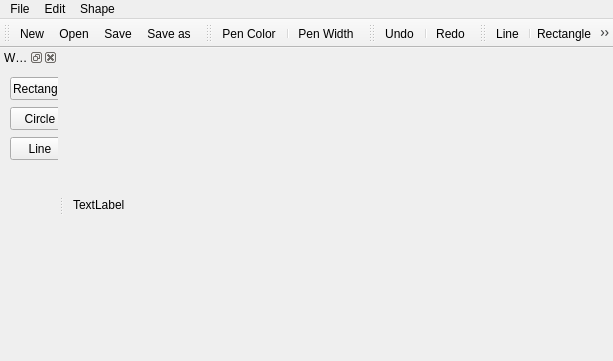
<?xml version="1.0" encoding="UTF-8"?>
<ui version="4.0">
 <class>MainWindow</class>
 <widget class="QMainWindow" name="MainWindow">
  <property name="geometry">
   <rect>
    <x>0</x>
    <y>0</y>
    <width>613</width>
    <height>361</height>
   </rect>
  </property>
  <property name="windowTitle">
   <string>MainWindow</string>
  </property>
  <widget class="QWidget" name="centralwidget">
   <layout class="QHBoxLayout" name="horizontalLayout">
    <item>
     <widget class="QLabel" name="label">
      <property name="text">
       <string>TextLabel</string>
      </property>
     </widget>
    </item>
   </layout>
  </widget>
  <widget class="QMenuBar" name="menuBar">
   <property name="geometry">
    <rect>
     <x>0</x>
     <y>0</y>
     <width>613</width>
     <height>21</height>
    </rect>
   </property>
   <widget class="QMenu" name="menuFile">
    <property name="title">
     <string>File</string>
    </property>
    <addaction name="actionNew"/>
    <addaction name="actionOpen"/>
    <addaction name="separator"/>
    <addaction name="actionSave"/>
    <addaction name="actionSave_as"/>
   </widget>
   <widget class="QMenu" name="menuEdit">
    <property name="title">
     <string>Edit</string>
    </property>
    <addaction name="actionPen_Color"/>
    <addaction name="actionPen_Width"/>
    <addaction name="separator"/>
    <addaction name="actionCut"/>
    <addaction name="actionCopy"/>
    <addaction name="actionPate"/>
    <addaction name="separator"/>
    <addaction name="actionUndo"/>
    <addaction name="actionRedo"/>
   </widget>
   <widget class="QMenu" name="menuShape">
    <property name="title">
     <string>Shape</string>
    </property>
    <addaction name="actionLine"/>
    <addaction name="actionRectangle"/>
    <addaction name="actionOval"/>
   </widget>
   <addaction name="menuFile"/>
   <addaction name="menuEdit"/>
   <addaction name="menuShape"/>
  </widget>
  <widget class="QToolBar" name="toolBar">
   <property name="windowTitle">
    <string>toolBar</string>
   </property>
   <attribute name="toolBarArea">
    <enum>TopToolBarArea</enum>
   </attribute>
   <attribute name="toolBarBreak">
    <bool>false</bool>
   </attribute>
   <addaction name="actionNew"/>
   <addaction name="actionOpen"/>
   <addaction name="actionSave"/>
   <addaction name="actionSave_as"/>
  </widget>
  <widget class="QToolBar" name="toolBar_2">
   <property name="windowTitle">
    <string>toolBar_2</string>
   </property>
   <attribute name="toolBarArea">
    <enum>TopToolBarArea</enum>
   </attribute>
   <attribute name="toolBarBreak">
    <bool>false</bool>
   </attribute>
   <addaction name="actionPen_Color"/>
   <addaction name="separator"/>
   <addaction name="actionPen_Width"/>
  </widget>
  <widget class="QToolBar" name="toolBar_3">
   <property name="windowTitle">
    <string>toolBar_3</string>
   </property>
   <attribute name="toolBarArea">
    <enum>TopToolBarArea</enum>
   </attribute>
   <attribute name="toolBarBreak">
    <bool>false</bool>
   </attribute>
   <addaction name="actionUndo"/>
   <addaction name="separator"/>
   <addaction name="actionRedo"/>
  </widget>
  <widget class="QToolBar" name="toolBar_4">
   <property name="windowTitle">
    <string>toolBar_4</string>
   </property>
   <attribute name="toolBarArea">
    <enum>TopToolBarArea</enum>
   </attribute>
   <attribute name="toolBarBreak">
    <bool>false</bool>
   </attribute>
   <addaction name="actionLine"/>
   <addaction name="separator"/>
   <addaction name="actionRectangle"/>
   <addaction name="separator"/>
   <addaction name="actionOval"/>
   <addaction name="separator"/>
  </widget>
  <widget class="QDockWidget" name="dockWidget">
   <property name="windowTitle">
    <string>Widgets Box</string>
   </property>
   <attribute name="dockWidgetArea">
    <number>1</number>
   </attribute>
   <widget class="QWidget" name="dockWidgetContents">
    <widget class="QPushButton" name="pushButton">
     <property name="geometry">
      <rect>
       <x>10</x>
       <y>10</y>
       <width>60</width>
       <height>23</height>
      </rect>
     </property>
     <property name="text">
      <string>Rectangle</string>
     </property>
    </widget>
    <widget class="QPushButton" name="pushButton_2">
     <property name="geometry">
      <rect>
       <x>10</x>
       <y>40</y>
       <width>60</width>
       <height>23</height>
      </rect>
     </property>
     <property name="text">
      <string>Circle</string>
     </property>
    </widget>
    <widget class="QPushButton" name="pushButton_3">
     <property name="geometry">
      <rect>
       <x>10</x>
       <y>70</y>
       <width>60</width>
       <height>23</height>
      </rect>
     </property>
     <property name="text">
      <string>Line</string>
     </property>
    </widget>
   </widget>
  </widget>
  <action name="actionNew">
   <property name="icon">
    <iconset resource="res.qrc">
     <normaloff>:/Icon/add-document.svg</normaloff>:/Icon/add-document.svg</iconset>
   </property>
   <property name="text">
    <string>New</string>
   </property>
   <property name="shortcut">
    <string>Ctrl+N</string>
   </property>
  </action>
  <action name="actionOpen">
   <property name="icon">
    <iconset resource="res.qrc">
     <normaloff>:/Icon/folder-open.svg</normaloff>:/Icon/folder-open.svg</iconset>
   </property>
   <property name="text">
    <string>Open</string>
   </property>
   <property name="shortcut">
    <string>Ctrl+O</string>
   </property>
  </action>
  <action name="actionSave">
   <property name="icon">
    <iconset resource="res.qrc">
     <normaloff>:/Icon/Save.png</normaloff>:/Icon/Save.png</iconset>
   </property>
   <property name="text">
    <string>Save</string>
   </property>
   <property name="shortcut">
    <string>Ctrl+S</string>
   </property>
  </action>
  <action name="actionSave_as">
   <property name="icon">
    <iconset resource="res.qrc">
     <normaloff>:/Icon/Save As.png</normaloff>:/Icon/Save As.png</iconset>
   </property>
   <property name="text">
    <string>Save as</string>
   </property>
   <property name="shortcut">
    <string>Ctrl+Shift+S</string>
   </property>
  </action>
  <action name="actionPen_Color">
   <property name="icon">
    <iconset resource="res.qrc">
     <normaloff>:/Icon/icons8-pen-40.png</normaloff>:/Icon/icons8-pen-40.png</iconset>
   </property>
   <property name="text">
    <string>Pen Color</string>
   </property>
  </action>
  <action name="actionPen_Width">
   <property name="text">
    <string>Pen Width</string>
   </property>
  </action>
  <action name="actionCut">
   <property name="icon">
    <iconset resource="res.qrc">
     <normaloff>:/Icon/cut.png</normaloff>:/Icon/cut.png</iconset>
   </property>
   <property name="text">
    <string>Cut</string>
   </property>
   <property name="shortcut">
    <string>Ctrl+X</string>
   </property>
  </action>
  <action name="actionCopy">
   <property name="icon">
    <iconset resource="res.qrc">
     <normaloff>:/Icon/Copy.png</normaloff>:/Icon/Copy.png</iconset>
   </property>
   <property name="text">
    <string>Copy</string>
   </property>
   <property name="shortcut">
    <string>Ctrl+C</string>
   </property>
  </action>
  <action name="actionPate">
   <property name="icon">
    <iconset resource="res.qrc">
     <normaloff>:/Icon/paste.png</normaloff>:/Icon/paste.png</iconset>
   </property>
   <property name="text">
    <string>Paste</string>
   </property>
   <property name="shortcut">
    <string>Ctrl+V</string>
   </property>
  </action>
  <action name="actionUndo">
   <property name="icon">
    <iconset resource="res.qrc">
     <normaloff>:/Icon/Undo.png</normaloff>:/Icon/Undo.png</iconset>
   </property>
   <property name="text">
    <string>Undo</string>
   </property>
   <property name="shortcut">
    <string>Ctrl+Z</string>
   </property>
  </action>
  <action name="actionRedo">
   <property name="icon">
    <iconset resource="res.qrc">
     <normaloff>:/Icon/Redo.png</normaloff>:/Icon/Redo.png</iconset>
   </property>
   <property name="text">
    <string>Redo</string>
   </property>
   <property name="shortcut">
    <string>Ctrl+Y</string>
   </property>
  </action>
  <action name="actionLine">
   <property name="icon">
    <iconset resource="res.qrc">
     <normaloff>:/Icon/line.png</normaloff>:/Icon/line.png</iconset>
   </property>
   <property name="text">
    <string>Line</string>
   </property>
  </action>
  <action name="actionRectangle">
   <property name="icon">
    <iconset resource="res.qrc">
     <normaloff>:/Icon/rect.png</normaloff>:/Icon/rect.png</iconset>
   </property>
   <property name="text">
    <string>Rectangle</string>
   </property>
  </action>
  <action name="actionOval">
   <property name="icon">
    <iconset resource="res.qrc">
     <normaloff>:/Icon/ellipse.png</normaloff>:/Icon/ellipse.png</iconset>
   </property>
   <property name="text">
    <string>Oval</string>
   </property>
  </action>
 </widget>
 <resources>
  <include location="res.qrc"/>
 </resources>
 <connections/>
</ui>
